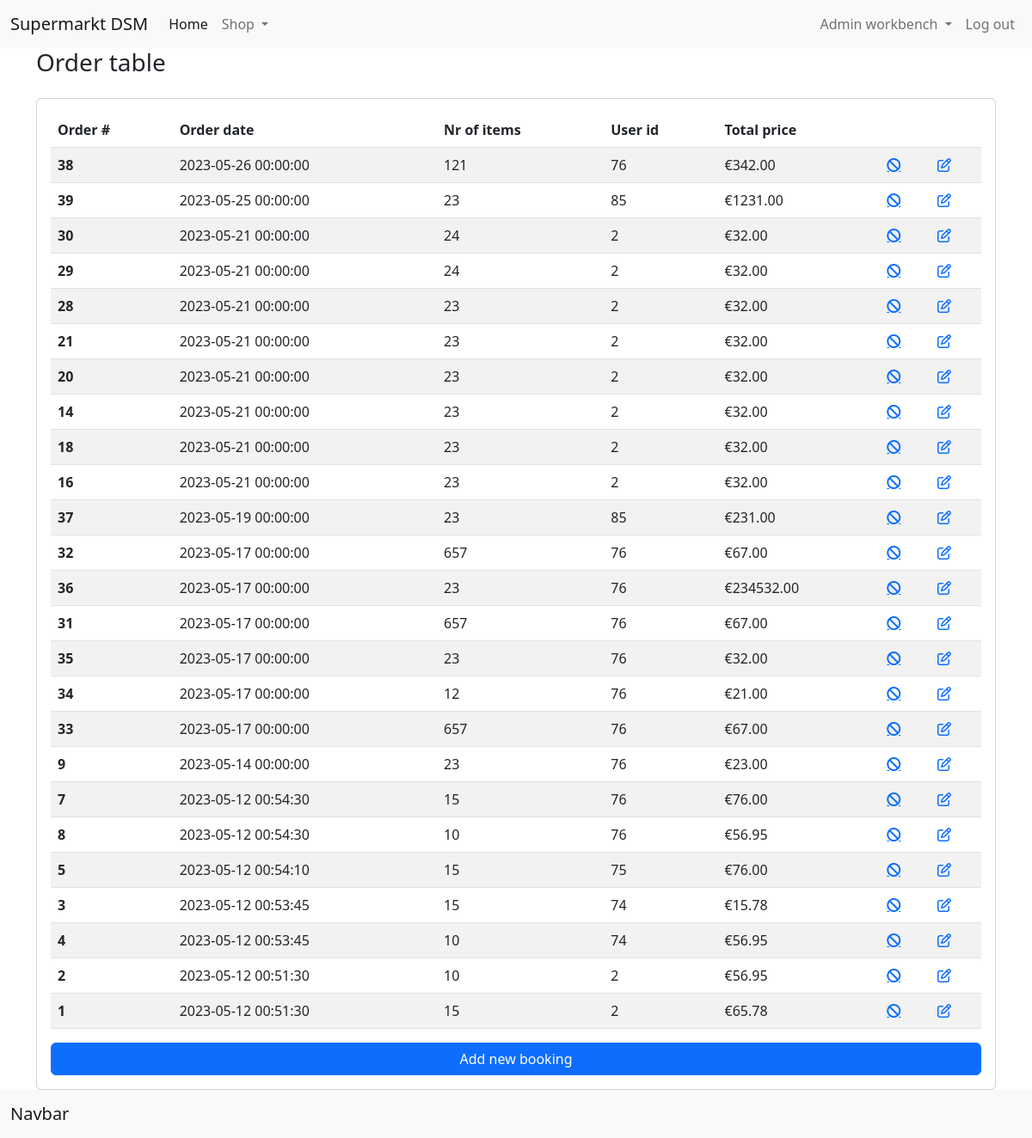
Page /index.php?content=pages/admin/orders (signed in) on the committed database.
### tables this page shows
CREATE TABLE IF NOT EXISTS `orders` (
  `id` int(11) NOT NULL AUTO_INCREMENT,
  `user_id` int(11) NOT NULL,
  `order_date` datetime NOT NULL,
  `order_price` decimal(10,2) NOT NULL,
  `order_quantity` int(11) NOT NULL,
  PRIMARY KEY (`id`)
);

### api/ConnectDb.php (called while the page is built, shortened)
<?php
class ConnectDb
{
    private $servername = "localhost";
    private $username   = "root";
    private $password   = "";
    private $database   = "dsm-winkel";
    public function __construct()
    {
        $this->conn = new mysqli($this->servername, $this->username,$this->password,$this->database);
        if(mysqli_connect_error()) {
            trigger_error("Failed to connect to MySQL: " . mysqli_connect_error());
        }else{
            return $this->conn;
        }
    }
}

### api/OrderController.php (called while the page is built, shortened)
<?php
require_once './api/ConnectDb.php';
class OrderController
{
    private $conn;
    public function __construct()
    {
        $db = new connectDb();
        $this->conn = $db->conn;
    }
    public function getOrders()
    {
        $query = "SELECT * FROM orders ORDER BY order_date DESC";
        $result = $this->conn->query($query);
        if ($result) {
            if ($result->num_rows > 0) {
                $data = array();
                while ($row = $result->fetch_assoc()) {
                    $data[] = $row;
                }
                return $data;
            } else {
                echo "No found records";
            }
        } else {
            echo "error in " . $query . "<br>" . $this->conn->error;
        }
    }
}

### components/pages/admin/orders.php (the view, shortened to what this page needs)
<?php
require_once './api/OrderController.php';
$object = new OrderController();
$orders = $object->getOrders();
?>
<div class="container">
    <div class="row">
        <div class="d-sm-flex align-items-center justify-content-between mb-4">
            <h1 class="h3 mb-0 text-gray-800">Order table</h1>
        </div>
        <div class="col-12">
            <div class="card">
                <div class="card-body">
                    <table class="table table-striped table-hover">
                        <thead>
                        <tr>
                            <th scope="col">Order #</th>
                            <th scope="col">Order date</th>
                            <th scope="col">Nr of items</th>
                            <th scope="col">User id</th>
                            <th scope="col">Total price</th>
                            <th scope="col"></th>
                            <th scope="col"></th>
                        </tr>
                        </thead>
                        <tbody>
                        <?php
                        $orders = $object->getOrders();
                        foreach ($orders as $id => $order) {
                            ?>
                            <tr>
                                <th scope="row"><?php echo $order['id'] ?></th>
                                <td><?php echo $order['order_date'] ?></td>
                                <td><?php echo $order['order_quantity'] ?></td>
                                <td><?php echo $order['user_id'] ?></td>
                                <td>€<?php echo $order['order_price'] ?></td>
                                <td>
                                    <a href="?content=pages/admin/orders&action=deleteOrder&id=<?php echo $order['id'] ?>
                                        <i aria-hidden="true" class="fa fa-ban"></i>
                                    </a>
                                </td>
                                <td>
                                    <a href="/index.php?content=pages/admin/edit-order&id=<?php echo $order['id']?>">
                                        <i aria-hidden="true" class="fa fa-pencil-square-o"></i>
                                    </a>
                                </td>
                            </tr>
                        <?php } ?>
                        </tbody>
                    </table>
                    <a href="./index.php?content=pages/admin/add-order">
                        <div class="d-grid gap-2">
                            <button class="btn btn-primary" type="button">Add new booking</button>
                        </div>
                    </a>
                </div>
            </div>
        </div>
    </div>
</div>

### rows in the picture
orders: id "38", order_date "2023-05-26 00:00:00", order_quantity "121", user "76", order_price "342.00"
orders: id "39", order_date "2023-05-25 00:00:00", order_quantity "23", user "85", order_price "1231.00"
orders: id "30", order_date "2023-05-21 00:00:00", order_quantity "24", user "2", order_price "32.00"
orders: id "29", order_date "2023-05-21 00:00:00", order_quantity "24", user "2", order_price "32.00"
orders: id "28", order_date "2023-05-21 00:00:00", order_quantity "23", user "2", order_price "32.00"
orders: id "21", order_date "2023-05-21 00:00:00", order_quantity "23", user "2", order_price "32.00"
orders: id "20", order_date "2023-05-21 00:00:00", order_quantity "23", user "2", order_price "32.00"
orders: id "14", order_date "2023-05-21 00:00:00", order_quantity "23", user "2", order_price "32.00"
orders: id "18", order_date "2023-05-21 00:00:00", order_quantity "23", user "2", order_price "32.00"
orders: id "16", order_date "2023-05-21 00:00:00", order_quantity "23", user "2", order_price "32.00"
orders: id "37", order_date "2023-05-19 00:00:00", order_quantity "23", user "85", order_price "231.00"
orders: id "32", order_date "2023-05-17 00:00:00", order_quantity "657", user "76", order_price "67.00"
orders: id "36", order_date "2023-05-17 00:00:00", order_quantity "23", user "76", order_price "234532.00"
orders: id "31", order_date "2023-05-17 00:00:00", order_quantity "657", user "76", order_price "67.00"
orders: id "35", order_date "2023-05-17 00:00:00", order_quantity "23", user "76", order_price "32.00"
orders: id "34", order_date "2023-05-17 00:00:00", order_quantity "12", user "76", order_price "21.00"
orders: id "33", order_date "2023-05-17 00:00:00", order_quantity "657", user "76", order_price "67.00"
orders: id "9", order_date "2023-05-14 00:00:00", order_quantity "23", user "76", order_price "23.00"
orders: id "7", order_date "2023-05-12 00:54:30", order_quantity "15", user "76", order_price "76.00"
orders: id "8", order_date "2023-05-12 00:54:30", order_quantity "10", user "76", order_price "56.95"
orders: id "5", order_date "2023-05-12 00:54:10", order_quantity "15", user "75", order_price "76.00"
orders: id "3", order_date "2023-05-12 00:53:45", order_quantity "15", user "74", order_price "15.78"
orders: id "4", order_date "2023-05-12 00:53:45", order_quantity "10", user "74", order_price "56.95"
orders: id "2", order_date "2023-05-12 00:51:30", order_quantity "10", user "2", order_price "56.95"
orders: id "1", order_date "2023-05-12 00:51:30", order_quantity "15", user "2", order_price "65.78"
